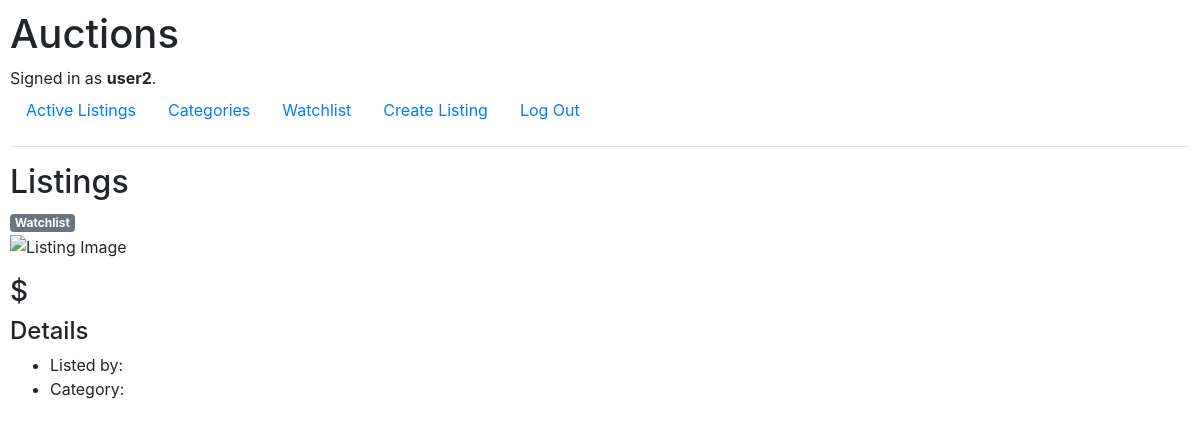
The page /listing/7 (signed in) on the database as committed earlier.
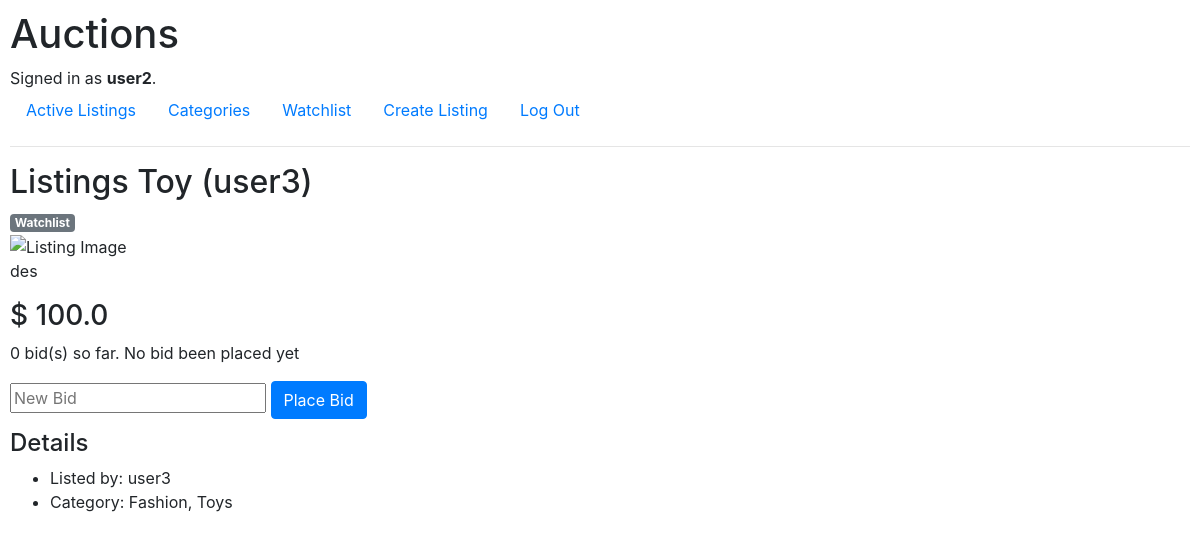
The same page on the database as committed later.
### auctions/models.py (models this page shows, shortened)
class User(AbstractUser):
    auctions = models.JSONField(default=my_default)
    watchList = models.JSONField(default=my_default)

class Auction(models.Model):
    title = models.CharField(max_length=64)
    description = models.TextField()
    start_bid = models.FloatField()
    image = models.URLField()
    createdAt = models.CharField(max_length=26)
    createdBy = models.IntegerField()
    def __str__(self):
        return f"listing({self.id})\n title({self.title})\n description({self.description})\n start_bid({self.start_bid}"

class Category(models.Model):
    category = models.CharField(max_length=64)

### auctions/views.py (the view, shortened to what this page needs)
# urls.py: path("listing/<int:id>", views.listing, name="listing"),
def listing(request, id, message=None, owner=None):
    try:
        listing = Auction.objects.get(id=id)
        print(listing)
        loginStatus = True if request.user.is_authenticated else False
        bids = Bid.objects.all().filter(listing=id)
        number_bids = len(bids)
        owner = User.objects.get(id=listing.createdBy)
        category = Category.objects.get(id=Auction_Category.objects.get(listing_id=id).category_id).category
        if number_bids > 0:
            highest_bid = max(bids, key=lambda bid: bid.new_bid)
            current_bid_price = highest_bid.new_bid
            if highest_bid.user == request.user.id:
                bid_message = "Your bid is the current bid."
        else:
            current_bid_price = listing.start_bid
            bid_message = "No bid been placed yet"
        user = User.objects.get(id=request.user.id)
        inWatchlist = True if id in user.watchList else False
        ownerLogin = user if id in user.auctions else None
        return render(request, "auctions/listing.html", {
            "listing": listing,
            "login": loginStatus,
            "message": message,
            "number_bids": number_bids,
            "current_bid": current_bid_price,
            "bid_message": bid_message,
            "inWatchlist": inWatchlist,
            "ownerLogin": ownerLogin,
            "owner": owner,
            "category": category
        })
    except Auction.DoesNotExist:
        print(f"Listing with id({id}) is not found.")
        return render(request, "auctions/listing.html", {
            "message": "Listing Not Found"
        })

### auctions/templates/auctions/listing.html (shortened to what this page needs)
{% extends "auctions/layout.html" %}
{% block body %}
    <h2>Listings {{ listing.title }}</h2>
    {% if inWatchlist %}
        <span class="badge badge-primary">Watchlist</span>
        <br>
    {% else %}
        <span class="badge badge-secondary">Watchlist</span>
        <br>
    {% endif %}
    <img src="{{ auction.image }}" alt="Listing Image">
    <p>{{ listing.description }}</p>
    <h3>$ {{ current_bid }}</h3>
    {% if login %}
        <p>{{ number_bids }} bid(s) so far. {{ bid_message }}</p>
        {% if ownerLogin %}
            <form action="{% url 'listing' id=listing.id %}" method="post" id="close_bid">
                {% csrf_token %}
                <input type="submit" value="Close Bid" class="btn btn-primary">
            </form>
        {% else %}
            <form action="{% url 'listing' id=listing.id %}" method="post" id="create_bid">
                <input type="number" name="newBid" placeholder="New Bid" class="form-group">
                <input type="submit" value="Place Bid" class="btn btn-primary">
            </form>
        {% endif %}
    {% endif %}
    <h4>Details</h4>
    <ul>
        <li>Listed by: {{ owner.username }}</li>
        <li>Category: {{ category }}</li>
    </ul>
{% endblock %}

### auctions/templates/auctions/layout.html (shortened to what this page needs)
{% load static %}
<!DOCTYPE html>
<html lang="en">
	<head>
		<link
			rel="stylesheet"
			href="https://stackpath.bootstrapcdn.com/bootstrap/4.4.1/css/bootstrap.min.css"
		/>
		<link href="{% static 'auctions/styles.css' %}" rel="stylesheet" />
	</head>
	<body>
		<h1>Auctions</h1>
		<div>
			{% if user.is_authenticated %} Signed in as
            <strong>{{ user.username }}</strong>.
            {% else %} Not signed in.
            {% endif %}
		</div>
		<ul class="nav">
			<li class="nav-item">
				<a class="nav-link" href="{% url 'index' %}">Active Listings</a>
			</li>
			{% if user.is_authenticated %}
			<li class="nav-item">
				<a class="nav-link" href="{% url 'categories' %}">Categories</a>
			</li>
			<li class="nav-item">
				<a class="nav-link" href="{% url 'watchList' %}">Watchlist</a>
			</li>
			<li class="nav-item">
				<a class="nav-link" href="{% url 'create' %}">Create Listing</a>
			</li>
			<li class="nav-item">
				<a class="nav-link" href="{% url 'logout' %}">Log Out</a>
			</li>
			{% endif %}
		</ul>
		<hr />
		{% block body %} {% endblock %}
	</body>
</html>

### auctions/static/auctions/styles.css (style rules this page uses)
body { padding: 10px; }

Rows that differ between the two databases and show on the page:
added Auction: title "Toy (user3)", description "des", start_bid "100.0"
added User: username "user3"
added Category: category "Fashion, Toys"
Other text that changed with them:
{{ number_bids }}: (not shown) → "0"
{{ bid_message }}: (not shown) → "No bid been placed yet"
form field value: (not shown) → "Place Bid"
text now shown: "bid(s) so far."
